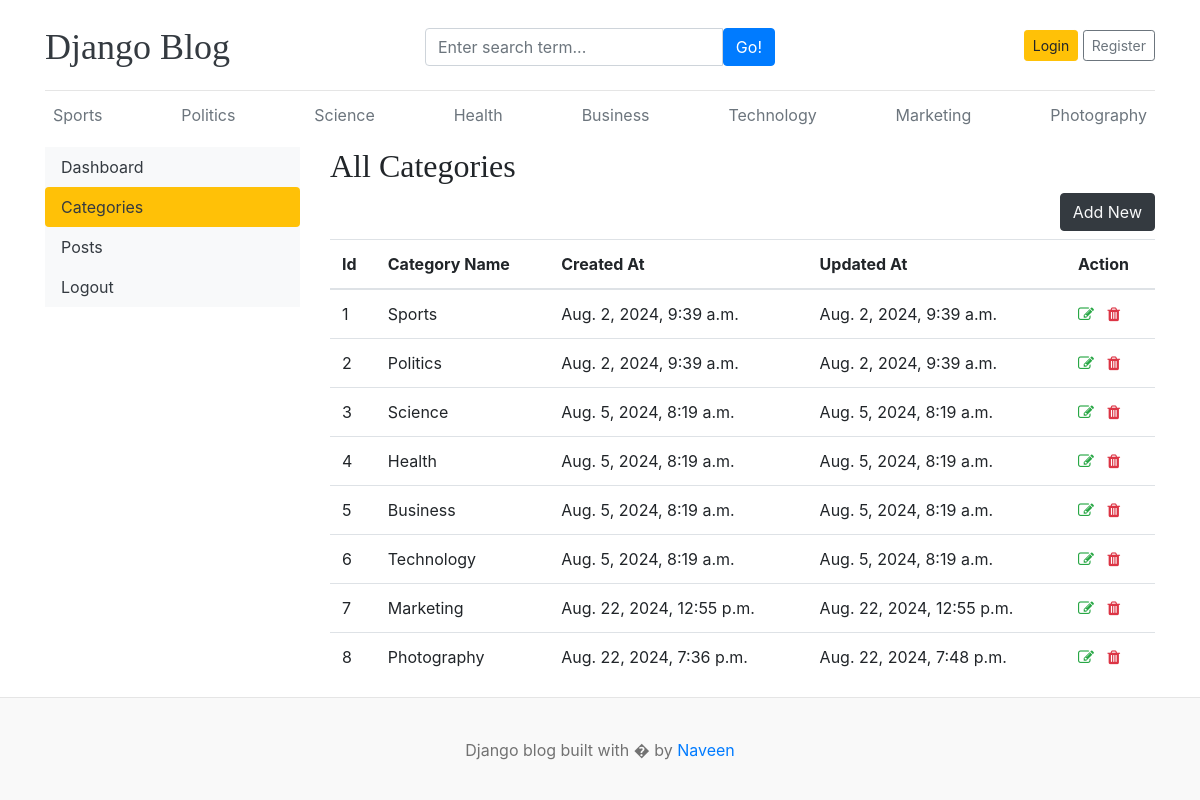
/dashboard/categories/, run on the app's committed database.
### blog_mod/models.py (models this page shows, shortened)
class Category(models.Model):
    category_name = models.CharField(max_length=50, unique=True)
    created_at = models.DateTimeField(auto_now_add=True)
    updated_at = models.DateTimeField(auto_now=True)
    class Meta:
        verbose_name_plural = "categories"

### dashboard/views.py (the view)
# urls.py: path("categories/", views.categories, name="categories"),
def categories(request):
    return render(request, "dashboard/categories.html")

### blog_mod/context_processors.py (called while the page is built)
def get_category(request):
    categories = Category.objects.all()
    return dict(categories=categories)

def get_socialLinks(request):
    social_links = SocialLinks.objects.all()
    return dict(social_links=social_links)

### templates/dashboard/categories.html (shortened to what this page needs)
{% extends 'base.html' %}
{% block content %}
  <div class="row">
    {% include 'dashboard/sidebar.html' %}
    <div class="col-md-9">
      <h2>All Categories</h2>
      <a href="{% url 'add_category' %}" class="btn btn-dark text-light float-right mb-2">Add New</a>
      <table class="table table-hover">
        <thead>
          <tr>
            <th>Id</th>
            <th>Category Name</th>
            <th>Created At</th>
            <th>Updated At</th>
            <th>Action</th>
          </tr>
        </thead>
        <tbody>
          {% for cat in categories %}
            <tr>
              <td>{{ forloop.counter }}</td>
              <td>{{ cat.category_name }}</td>
              <td>{{ cat.created_at }}</td>
              <td>{{ cat.updated_at }}</td>
              <td>
                <a href="{% url 'edit_category' cat.id %}"><i class="fa fa-edit text-success"></i></a>
                <a href="{% url 'delete_category' cat.id %}"><i class="fa fa-trash text-danger"></i></a>
              </td>
            </tr>
          {% endfor %}
        </tbody>
      </table>
    </div>
  </div>
{% endblock %}

### templates/base.html (shortened to what this page needs)
{% load static %}
<!DOCTYPE html>
<html lang="en">
  <head>
    <link href="https://getbootstrap.com/docs/4.0/dist/css/bootstrap.min.css" rel="stylesheet" />
    <link rel="stylesheet" href="https://cdnjs.cloudflare.com/ajax/libs/font-awesome/4.7.0/css/font-awesome.min.css">
    <link href="{% static 'css/blog.css' %}" rel="stylesheet" />
  </head>
  <body>
    <div class="container">
      <header class="blog-header py-3">
        <div class="row flex-nowrap justify-content-between align-items-center">
          <div class="col-4 pt-1">
            <a class="blog-header-logo text-dark" href="/">Django Blog</a>
          </div>
          <div class="col-4 pt-1">
            <form action="{% url 'search' %}" method="GET">
              <div class="input-group">
                <input class="form-control" type="text" name="keyword" placeholder="Enter search term..." aria-label="Enter search term..." aria-describedby="button-search" />
                <button type="submit" class="btn btn-primary" id="button-search" type="button">Go!</button>
              </div>
            </form>
          </div>
          <div class="col-4 d-flex justify-content-end align-items-center">
            {% if not user.is_authenticated %}
              <a class="btn btn-sm btn-warning" href="{% url 'login' %}">Login</a> &nbsp;
              <a class="btn btn-sm btn-outline-secondary" href="{% url 'register' %}">Register</a>
            {% else %}
              <span><a class="btn btn-sm btn-warning" href="{% url 'dashboard' %}">Dashboard</a></span>
              &emsp;
              <span><a class="btn btn-sm btn-warning" href="{% url 'logout' %}">Logout</a></span>
            {% endif %}
          </div>
        </div>
      </header>
      <div class="nav-scroller py-1 mb-2">
        <nav class="nav d-flex justify-content-between">
          {% for cat in categories %}
            <a class="p-2 text-muted" href="{% url 'posts_by_category' cat.id %}">{{ cat.category_name }}</a>
          {% endfor %}
        </nav>
      </div>
      {% block content %}
      {% endblock %}
    </div>
    <footer class="blog-footer">
      <p>
        Django blog built with � by <a href="#">Naveen</a>
      </p>
    </footer>
  </body>
</html>

### static/css/blog.css (style rules this page uses)
.blog-header { border-bottom: 1px solid #e5e5e5; }
.blog-header-logo { font-family: "Playfair Display", Georgia, "Times New Roman", serif; font-size: 2.25rem; }
h1, h2, h3, h4, h5, h6 { font-family: "Playfair Display", Georgia, "Times New Roman", serif; }
.blog-footer { padding: 2.5rem 0; color: #727272; text-align: center; background-color: #f9f9f9; border-top: .05rem solid #e5e5e5; }
.blog-footer p:last-child { margin-bottom: 0; }

### data on the page
Category: category_name "Sports", created_at "Aug. 2, 2024, 9:39 a.m.", updated_at "Aug. 2, 2024, 9:39 a.m."
Category: category_name "Politics", created_at "Aug. 2, 2024, 9:39 a.m.", updated_at "Aug. 2, 2024, 9:39 a.m."
Category: category_name "Science", created_at "Aug. 5, 2024, 8:19 a.m.", updated_at "Aug. 5, 2024, 8:19 a.m."
Category: category_name "Health", created_at "Aug. 5, 2024, 8:19 a.m.", updated_at "Aug. 5, 2024, 8:19 a.m."
Category: category_name "Business", created_at "Aug. 5, 2024, 8:19 a.m.", updated_at "Aug. 5, 2024, 8:19 a.m."
Category: category_name "Technology", created_at "Aug. 5, 2024, 8:19 a.m.", updated_at "Aug. 5, 2024, 8:19 a.m."
Category: category_name "Marketing", created_at "Aug. 22, 2024, 12:55 p.m.", updated_at "Aug. 22, 2024, 12:55 p.m."
Category: category_name "Photography", created_at "Aug. 22, 2024, 7:36 p.m.", updated_at "Aug. 22, 2024, 7:48 p.m."
